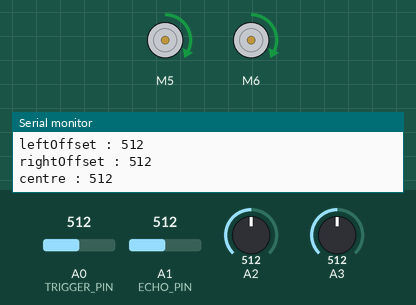
Recording of a sketch running on a simulated Arduino Uno, built with avr-gcc and run on an emulated ATmega328P. Shown: 2 × DC motor (green arrow = forward, orange = backward, longer = faster), the last lines printed to the serial monitor. Inputs (shaded band) come from the test bench; at power-on: A0 (TRIGGER_PIN) = 512, A2 = 512, A1 (ECHO_PIN) = 512, A3 = 512.

Above: at 6.2 s.
6.3 s: A0 (TRIGGER_PIN) set to 536
At 6.8 s:
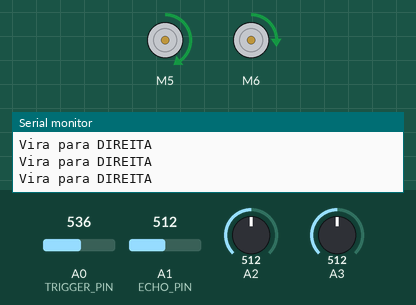
7.8 s: A2 set to 524
At 8.7 s:
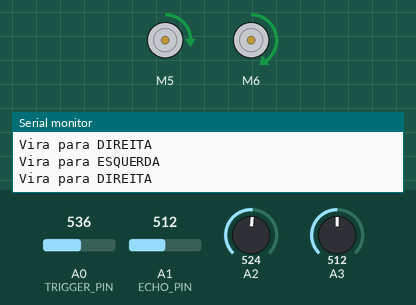
9.3 s: A1 (ECHO_PIN) set to 519
At 10.3 s:
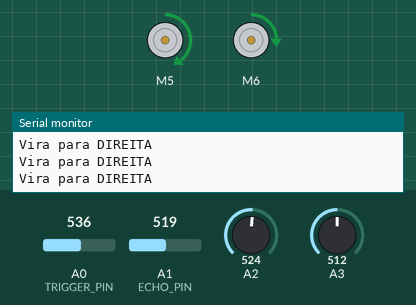
12.3 s: A1 (ECHO_PIN) set to 716
At 13.2 s:
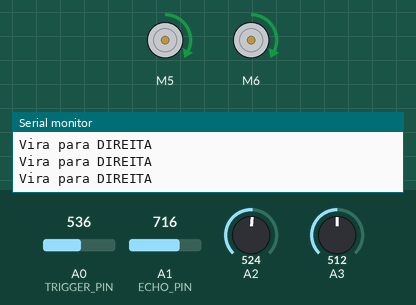
13.8 s: A0 (TRIGGER_PIN) set to 992
At 14.9 s:
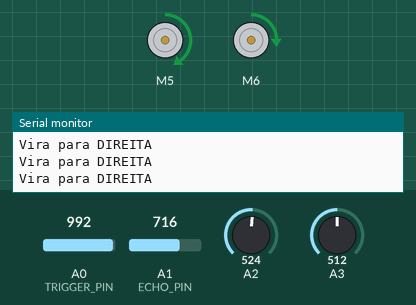
16.8 s: A2 set to 992
At 18.0 s:
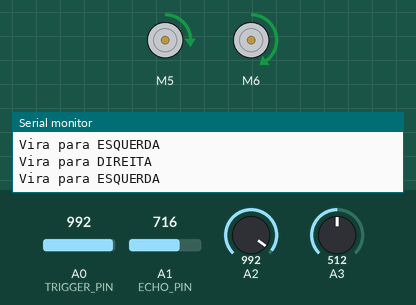
Timing chart, 0 to 19.8 s (numbered marks = the images above; inputs shaded):
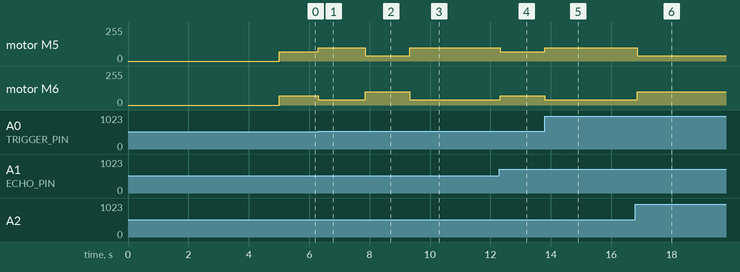

Measured:
- the behaviour switches between 517 and 518 on A2 (found by bisection; images 1 and 2)
- the behaviour switches between 518 and 519 on A1 (ECHO_PIN) (found by bisection; images 2 and 3)
- after the input at 6.3 s, motor M5: forward 70/255 → forward 100/255 at once; motor M6: forward 70/255 → forward 40/255 at once
- after the input at 7.8 s, motor M5: forward 100/255 → forward 40/255 after 0.05 s; motor M6: forward 40/255 → forward 100/255 after 0.05 s
- after the input at 9.3 s, motor M5: forward 40/255 → forward 100/255 at once; motor M6: forward 100/255 → forward 40/255 at once
- after the input at 12.3 s, motor M5: forward 100/255 → forward 70/255 at once; motor M6: forward 40/255 → forward 70/255 at once
- after the input at 13.8 s, motor M5: forward 70/255 → forward 100/255 at once; motor M6: forward 70/255 → forward 40/255 at once
- after the input at 16.8 s, motor M5: forward 100/255 → forward 40/255 after 0.06 s; motor M6: forward 40/255 → forward 100/255 after 0.06 s

The sketch:

Carro_Seguidor_Linha_V1.ino
```cpp
// (licence header left out)
#include <NewPing.h>
#include <AFMotor.h>

AF_DCMotor motor_esq(5);
AF_DCMotor motor_dir(6);

#define TRIGGER_PIN   14
#define ECHO_PIN      15
#define MAX_DISTANCE  200

NewPing DistanceSensor(TRIGGER_PIN, ECHO_PIN, MAX_DISTANCE);

//int ENA = 5; // Output pwm
//int IN1 = 2;
//int IN2 = 3;
//
//int ENB = 6; // Output pwm
//int IN3 = 4;
//int IN4 = 7;

int sensor1, sensor2, sensor3;

// Deslocamentos de calibração
int leftOffset = 0, rightOffset = 0, centre = 0;

// Pinos para velocidade e direção do motor
int speed1 = 3, speed2 = 11, direction1 = 12, direction2 = 13;

// Velocidade inicial e deslocamentos de rotação
int startSpeed = 70, rotate = 30;

// Limiar do sensor;
int threshold = 5;

// Velocidades iniciais dos motores esquerdos e direito
int left = startSpeed, right = startSpeed;

// Rotina de calibração do sensor
void calibrate(){
  // Executa 10x para obter uma media
  for(int x = 0; x < 10; x++){
    delay(100);
    sensor1 = analogRead(0);
    sensor2 = analogRead(1);
    sensor3 = analogRead(3);
    leftOffset = leftOffset + sensor1;
    centre = centre + sensor2;
    rightOffset = rightOffset + sensor3;
    delay(100);
  }

  //Obtem a media de cada sensor
  leftOffset = leftOffset / 10;
  rightOffset = rightOffset / 10;
  centre = centre / 10;

  Serial.print("leftOffset : ");
  Serial.println(leftOffset);
  Serial.print("rightOffset : ");
  Serial.println(rightOffset);
  Serial.print("centre : ");
  Serial.println(centre);

  //Calcula os deslocamentos para os sensores esquerdos e direito
  leftOffset = centre - leftOffset;
  rightOffset = centre - rightOffset;
}

void setup() {
  // Ativando MotorA
//  pinMode(ENA,OUTPUT);
//  pinMode(IN1,OUTPUT);
//  pinMode(IN2,OUTPUT);

  // Ativando MotorB
//  pinMode(ENB,OUTPUT);
//  pinMode(IN3,OUTPUT);
//  pinMode(IN4,OUTPUT);

  //Parando os Motores
//  digitalWrite(ENA, LOW);
//  digitalWrite(ENB, LOW);

  //Sensor de Distancia
  Serial.begin(9600);

  calibrate();
  delay(3000);
}

void loop() {
  //Velocidade dos motores = 70
  left = startSpeed;
  right = startSpeed;

  //Le os sensores e adiciona os deslocamentos
  sensor1 = analogRead(0) + leftOffset;
  sensor2 = analogRead(1);
  sensor3 = analogRead(2) + rightOffset;

  //Se o sensor1 for maior do que o sensor do centro + limiar,
  // vire para a direita
  if(sensor1 > (sensor2 + threshold)){
    Serial.println("Vira para DIREITA");
    left = startSpeed + rotate;
    right = startSpeed - rotate;
  }

  //Se o sensor3 for maior do que o sensor do centro + limiar,
  // vire para a esquerda
  if(sensor3 > (sensor2 + threshold)){
    Serial.println("Vira para ESQUERDA");
    left = startSpeed - rotate;
    right = startSpeed + rotate;
  }

  //Envia os valores de volicidade para os motores
  motor_esq.setSpeed(left);
  motor_esq.run(FORWARD);
  motor_dir.setSpeed(right);
  motor_dir.run(FORWARD);

//  Serial.print("left : ");
//  Serial.println(left);
//  Serial.println(right);

}
```
